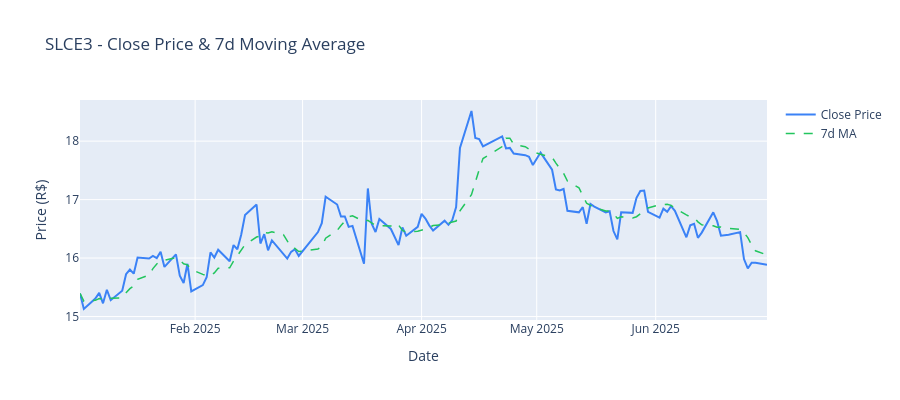

The notebook cell saved with this chart:
### Markdown cell above
## 5. Visualizations

### 5.1 Closing Price + 7d Moving Average

### Code cell
fig = go.Figure()
fig.add_trace(go.Scatter(x=df['data'], y=df['preco_fechamento'], name='Close Price',
                         line=dict(color='#3b82f6', width=2)))
fig.add_trace(go.Scatter(x=df['data'], y=df['media_movel_7d'], name='7d MA',
                         line=dict(color='#22c55e', width=1.5, dash='dash')))
fig.update_layout(title='SLCE3 - Close Price & 7d Moving Average',
                  xaxis_title='Date', yaxis_title='Price (R$)',
                  height=400, hovermode='x unified')
fig.show()
